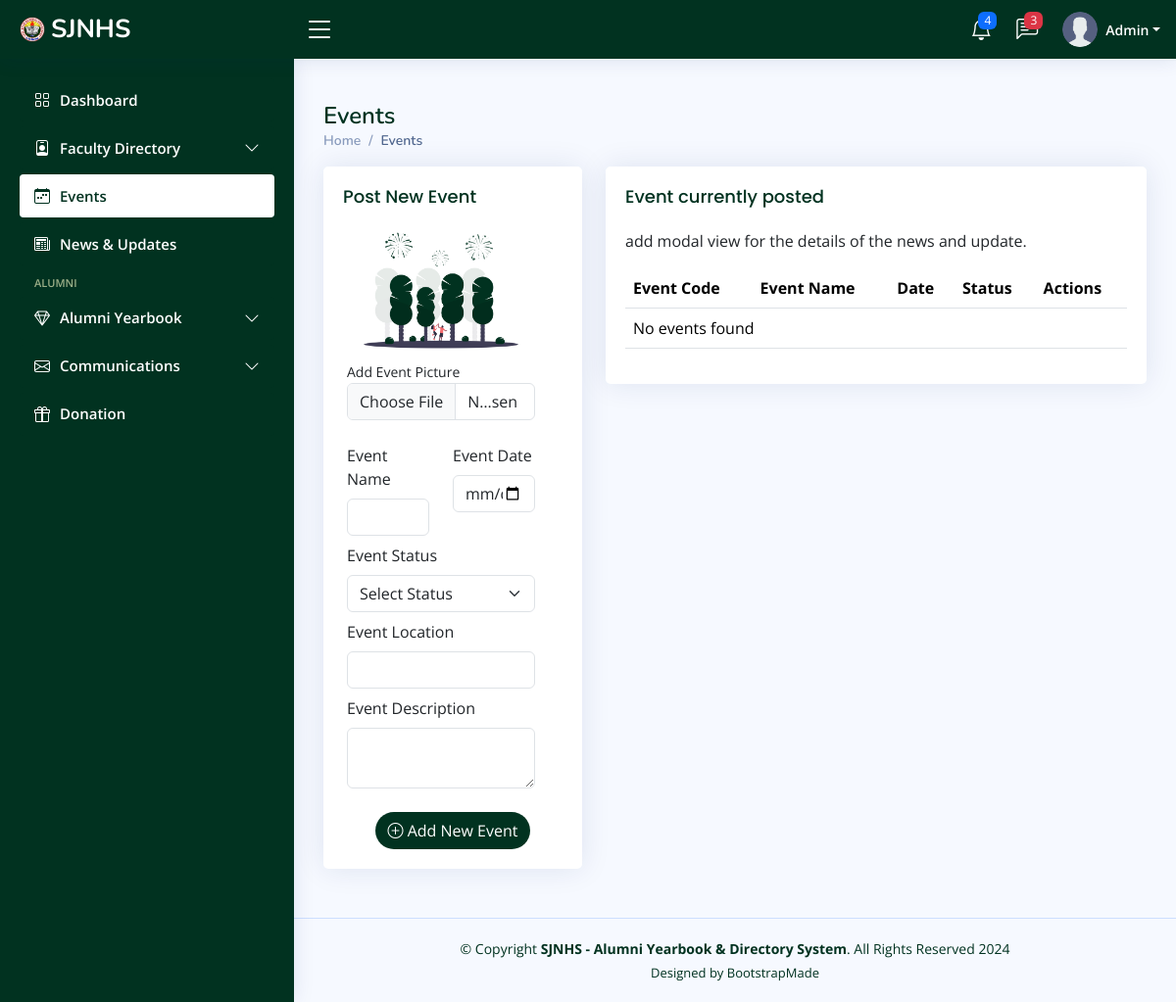
/admin/events.php (signed in), run on an earlier commit of the app's database.
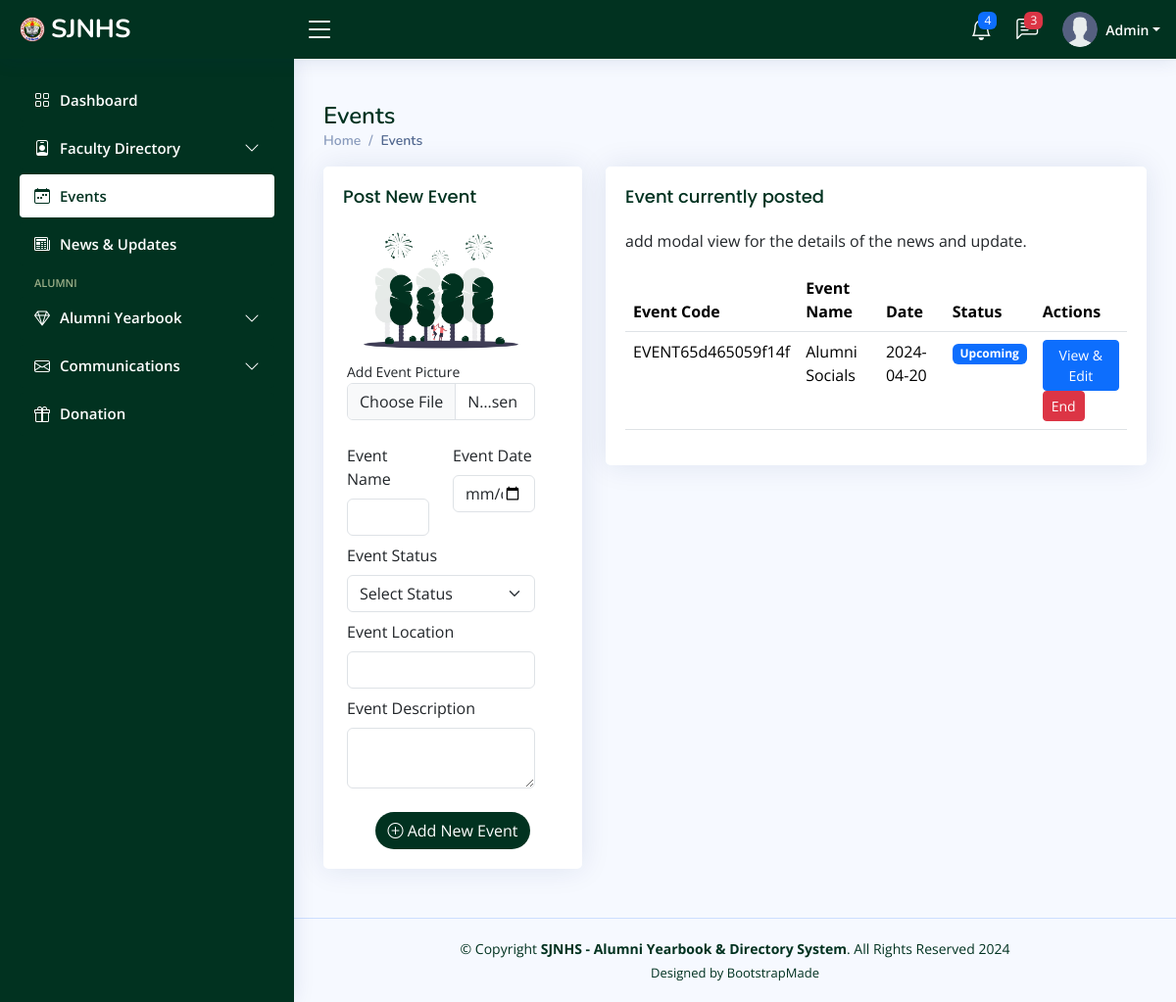
And on a later commit of the database.
### tables this page shows
CREATE TABLE `events` (
  `id` int(11) UNSIGNED NOT NULL,
  `eventsCode` varchar(255) NOT NULL,
  `eventName` varchar(255) NOT NULL,
  `eventDate` date NOT NULL,
  `eventStatus` int(11) NOT NULL,
  `eventLocation` varchar(255) NOT NULL,
  `eventDescription` text NOT NULL,
  `eventPicture` varchar(255) NOT NULL,
  `date_created` date NOT NULL DEFAULT current_timestamp()
);

### admin/events.php (the view, shortened to what the changed rows need)
<?php
include_once 'includes/header.php';
include_once 'includes/conn.php';
?>
<main id="main" class="main">
    <div class="pagetitle">
        <h1>Events</h1>
    </div>
    <section class="section">
        <div class="row">
            <div class="col-lg-8">
                <div class="card">
                    <div class="card-body">
                        <table class="table datatable">
                            <thead>
                                <tr>
                                    <th scope="col">Event Code</th>
                                    <th scope="col">Event Name</th>
                                    <th scope="col">Date</th>
                                    <th scope="col">Status</th>
                                    <th scope="col">Actions</th>
                                </tr>
                            </thead>
                            <tbody>
                                <?php
                                $sql = "SELECT * FROM events";
                                $result = mysqli_query($conn, $sql);
                                if (mysqli_num_rows($result) > 0) {
                                    while ($row = mysqli_fetch_assoc($result)) {
                                        echo "<tr>";
                                        echo "<td>{$row['eventsCode']}</td>";
                                        echo "<td>{$row['eventName']}</td>";
                                        echo "<td>{$row['eventDate']}</td>";
                                        echo "<td>";
                                        switch ($row['eventStatus']) {
                                            case "2":
                                                echo '<span class="badge bg-primary">Upcoming</span>';
                                                break;
                                        }echo "</td>";
                                        echo "<td>
                                                <button class='btn btn-primary btn-sm'>View &amp; Edit</button>
                                                <button class='btn btn-danger btn-sm'>End</button>
                                            </td>";
                                        echo "</tr>";
                                    }
                                } else {
                                    echo "<tr><td colspan='5'>No events found</td></tr>";
                                }
                                ?>
                            </tbody>
                        </table>
                    </div>
                </div>
            </div>
        </div>
    </section>
</main>
<?php
include_once 'includes/footer.php';
?>

What changed in the data, as far as the page shows it:
added events: eventsCode "EVENT65d465059f14f", eventName "Alumni Socials", eventDate "2024-04-20", eventStatus "Upcoming"
Also different on the page:
text no longer shown: "No events found"
